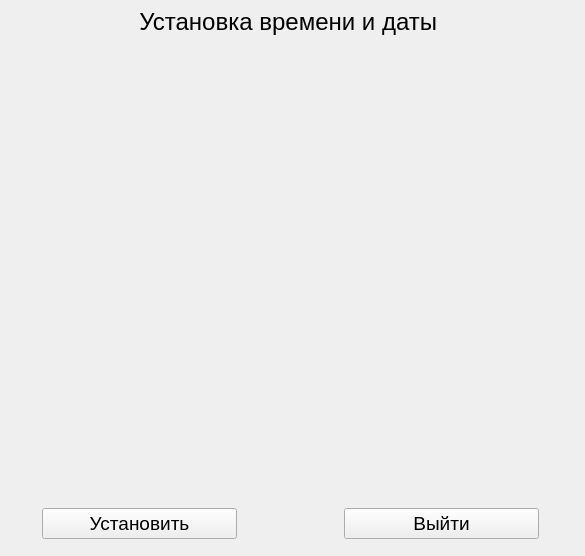
<ui version="4.0">
 <class>MainWidjet</class>
 <widget class="QWidget" name="MainWidjet">
  <property name="windowModality">
   <enum>Qt::WindowModal</enum>
  </property>
  <property name="geometry">
   <rect>
    <x>0</x>
    <y>0</y>
    <width>585</width>
    <height>556</height>
   </rect>
  </property>
  <property name="minimumSize">
   <size>
    <width>585</width>
    <height>556</height>
   </size>
  </property>
  <property name="baseSize">
   <size>
    <width>600</width>
    <height>600</height>
   </size>
  </property>
  <property name="focusPolicy">
   <enum>Qt::TabFocus</enum>
  </property>
  <property name="windowTitle">
   <string>MainWidjet</string>
  </property>
  <widget class="QLabel" name="label">
   <property name="geometry">
    <rect>
     <x>0</x>
     <y>2</y>
     <width>583</width>
     <height>41</height>
    </rect>
   </property>
   <property name="maximumSize">
    <size>
     <width>16777215</width>
     <height>41</height>
    </size>
   </property>
   <property name="font">
    <font>
     <pointsize>16</pointsize>
     <strikeout>false</strikeout>
    </font>
   </property>
   <property name="text">
    <string>&lt;html&gt;&lt;head/&gt;&lt;body&gt;&lt;p align=&quot;center&quot;&gt;&lt;span style=&quot; font-size:18pt;&quot;&gt;Установка времени и даты &lt;/span&gt;&lt;/p&gt;&lt;/body&gt;&lt;/html&gt;</string>
   </property>
  </widget>
  <widget class="QWidget" name="TimeEditWidget" native="true">
   <property name="geometry">
    <rect>
     <x>42</x>
     <y>60</y>
     <width>499</width>
     <height>245</height>
    </rect>
   </property>
  </widget>
  <widget class="QPushButton" name="SetTimeButton">
   <property name="geometry">
    <rect>
     <x>42</x>
     <y>508</y>
     <width>195</width>
     <height>31</height>
    </rect>
   </property>
   <property name="font">
    <font>
     <pointsize>14</pointsize>
    </font>
   </property>
   <property name="text">
    <string>Установить</string>
   </property>
  </widget>
  <widget class="QWidget" name="ResWidget" native="true">
   <property name="geometry">
    <rect>
     <x>42</x>
     <y>318</y>
     <width>499</width>
     <height>177</height>
    </rect>
   </property>
  </widget>
  <widget class="QPushButton" name="QuitButton">
   <property name="geometry">
    <rect>
     <x>344</x>
     <y>508</y>
     <width>195</width>
     <height>31</height>
    </rect>
   </property>
   <property name="font">
    <font>
     <pointsize>14</pointsize>
    </font>
   </property>
   <property name="text">
    <string>Выйти</string>
   </property>
  </widget>
 </widget>
 <layoutdefault spacing="6" margin="11"/>
 <resources/>
 <connections/>
</ui>
